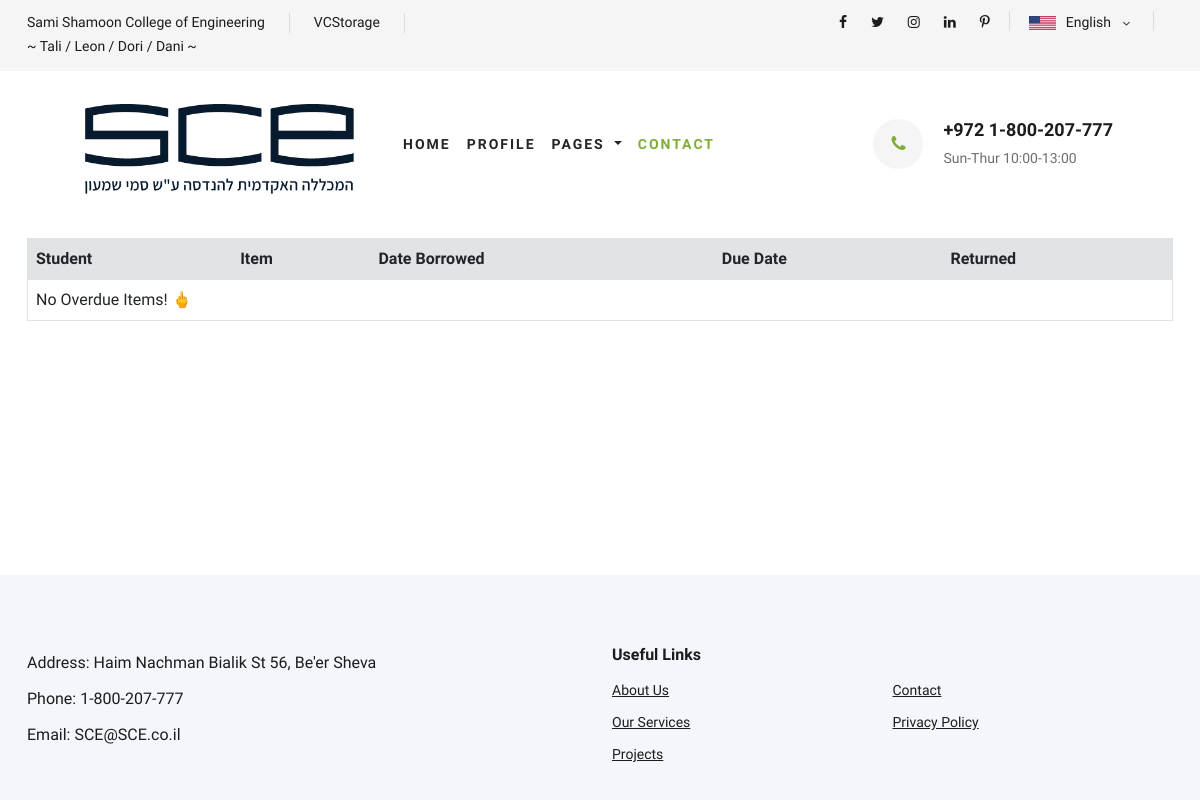
The page /overdue/ on the database as committed earlier.
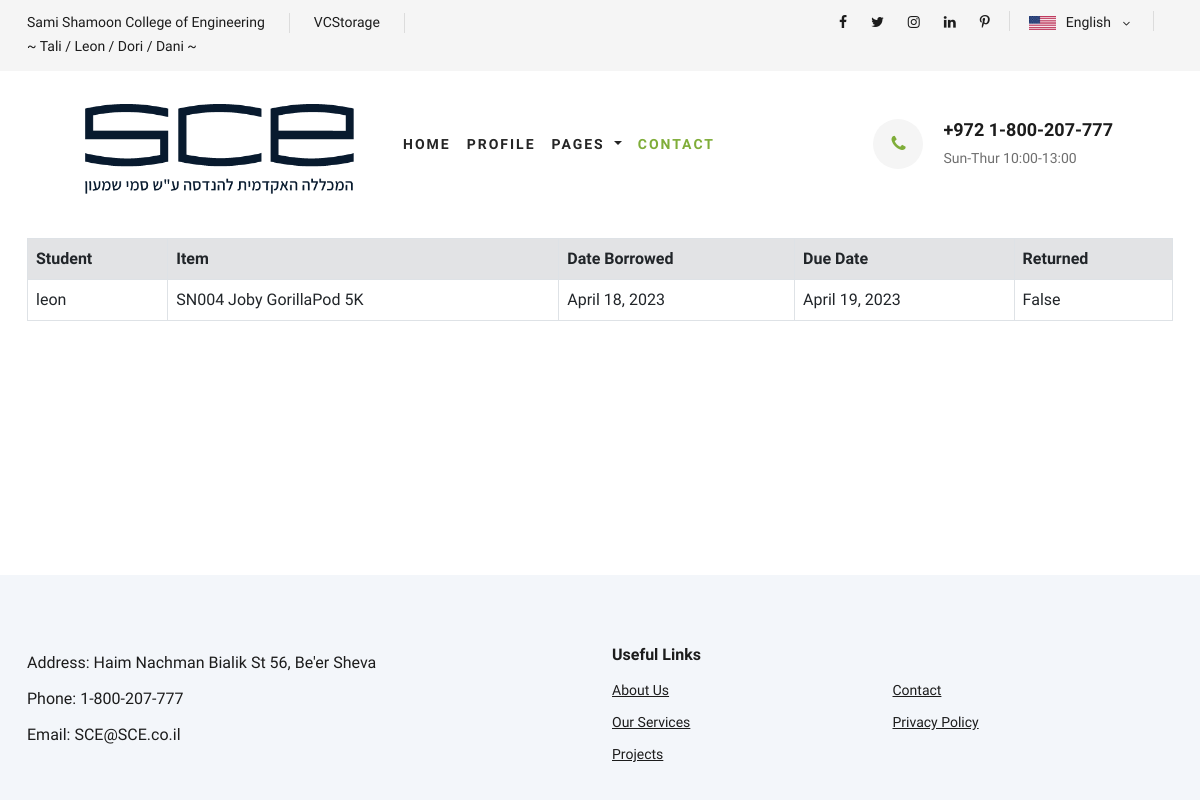
The same page on the database as committed later.
### database/models.py (models this page shows, shortened)
class Reservation(models.Model):
    student = models.ForeignKey('Student', on_delete=models.CASCADE)
    item = models.ForeignKey('Equipment', on_delete=models.CASCADE)
    date_from = models.DateField()
    date_to = models.DateField()
    returned = models.BooleanField(default=False)
    class Meta:
        unique_together = ('student', 'item', 'date_from')

class Student(models.Model):
    full_name = models.CharField(max_length=100)
    id = models.IntegerField(primary_key=True)
    email = models.EmailField(max_length=100)
    phone_number = models.IntegerField()
    password = models.CharField(max_length=100)
    def __str__(self):
        return self.full_name

class Equipment(models.Model):
    serial_number = models.CharField(max_length=100, primary_key=True)
    category = models.ForeignKey('Category', on_delete=models.CASCADE)
    brand = models.CharField(max_length=100)
    model = models.CharField(max_length=100)
    details = models.TextField(max_length=1000)
    image = models.ImageField(upload_to='equipment/', default='default.png')
    is_available = models.BooleanField(default=True)
    def __str__(self):
        return self.serial_number + " " + self.brand + " " + self.model
    class Meta:
        verbose_name_plural = "Equipment"

### main/views.py (the view)
# urls.py: path('overdue/', main.views.overdue, name='overdue'),
def overdue(request):
    today = date.today()
    reservations = Reservation.objects.filter(returned=False, date_to__lt=today)
    context = {'reservations': reservations}
    return render(request, 'overdue.html', context)

### main/templates/overdue.html
{% extends 'base.html' %}
{% block content %}
<div class="container">
    <table class="table table-bordered">
        <thead class="thead-dark">
            <tr class="bg-secondary-subtle">
                <th>Student</th>
                <th>Item</th>
                <th>Date Borrowed</th>
                <th>Due Date</th>
                <th>Returned</th>
            </tr>
        </thead>
        <tbody>
            {% for reservation in reservations %}
            <tr>
                <td>{{ reservation.student }}</td>
                <td>{{ reservation.item }}</td>
                <td>{{ reservation.date_from }}</td>
                <td>{{ reservation.date_to }}</td>
                <td>{{ reservation.returned }}</td>
            </tr>
            {% empty %}
                <tr>
                    <td colspan="5" class="">No Overdue Items! 🖕</td>
                </tr>
            {% endfor %}
        </tbody>
    </table>
</div>
{% endblock %}

Rows that differ between the two databases and show on the page:
now on this page (row edited): Reservation: student "leon", item "SN004 Joby GorillaPod 5K", date_from "April 18, 2023", date_to "April 19, 2023", returned "False"
Other text that changed with them:
text no longer shown: "No Overdue Items! 🖕"
